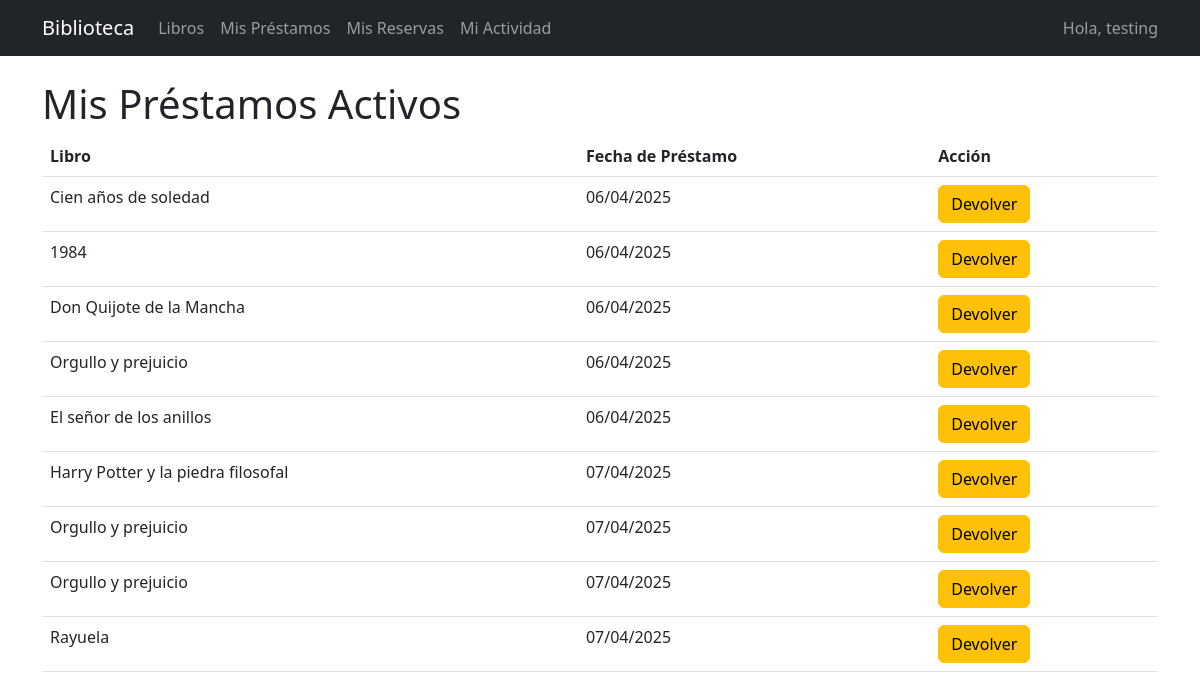
The page /my-loans/ (signed in) on the database its author committed.
### library/models.py (models this page shows, shortened)
class Loan(models.Model):
    book = models.ForeignKey(Book, on_delete=models.CASCADE)
    member = models.ForeignKey(Member, on_delete=models.CASCADE)
    loan_date = models.DateTimeField(auto_now_add=True)
    return_date = models.DateTimeField(null=True, blank=True)
    next_loan = models.ForeignKey('self', on_delete=models.SET_NULL, null=True, blank=True)
    class Meta:
        ordering = ['loan_date']

class Book(models.Model):
    title = models.CharField(max_length=200)
    author = models.CharField(max_length=100)
    isbn = models.CharField(max_length=13, unique=True)
    publication_date = models.DateField()
    category = models.CharField(max_length=50)
    total_copies = models.PositiveIntegerField(default=1)
    available_copies = models.PositiveIntegerField(default=1)

### library/views.py (the view)
# urls.py: path('my-loans/', views.my_loans, name='my_loans'),
@login_required
def my_loans(request):
    member = Member.objects.get(user=request.user)
    active_loans = Loan.objects.filter(
        member=member,
        return_date__isnull=True
    )
    return render(request, 'library/my_loans.html', {'loans': active_loans})

### templates/library/my_loans.html
{% extends 'library/base.html' %}
{% block content %}
<h1>Mis Préstamos Activos</h1>
<table class="table">
    <thead>
        <tr>
            <th>Libro</th>
            <th>Fecha de Préstamo</th>
            <th>Acción</th>
        </tr>
    </thead>
    <tbody>
        {% for loan in loans %}
        <tr>
            <td>{{ loan.book.title }}</td>
            <td>{{ loan.loan_date|date:"d/m/Y" }}</td>
            <td>
                <a href="{% url 'return_book' loan.id %}" class="btn btn-warning">Devolver</a>
            </td>
        </tr>
        {% empty %}
        <tr>
            <td colspan="3">No tienes préstamos activos</td>
        </tr>
        {% endfor %}
    </tbody>
</table>
{% endblock %}

### templates/library/base.html (shortened to what this page needs)
<!DOCTYPE html>
<html lang="es">
<head>
    <link href="https://cdn.jsdelivr.net/npm/bootstrap@5.3.0/dist/css/bootstrap.min.css" rel="stylesheet">
</head>
<body>
    <nav class="navbar navbar-expand-lg navbar-dark bg-dark">
        <div class="container">
            <a class="navbar-brand" href="#">Biblioteca</a>
            <div class="collapse navbar-collapse">
                <ul class="navbar-nav me-auto">
                    <li class="nav-item">
                        <a class="nav-link" href="{% url 'book_list' %}">Libros</a>
                    </li>
                    <li class="nav-item">
                        <a class="nav-link" href="{% url 'my_loans' %}">Mis Préstamos</a>
                    </li>
                    <li class="nav-item">
                        <a class="nav-link" href="{% url 'my_reservations' %}">Mis Reservas</a>
                    </li>
                    <li class="nav-item">
                        <a class="nav-link" href="{% url 'activity_log' %}">Mi Actividad</a>
                    </li>
                </ul>
                <span class="navbar-text">
                    Hola, {{ request.user.get_full_name|default:request.user.username }}
                </span>
            </div>
        </div>
    </nav>
    <div class="container mt-4">
        {% block content %}
        {% endblock %}
    </div>
</body>
</html>

### rows shown on the page
Loan: book "Cien años de soledad", loan_date "06/04/2025"
Loan: book "1984", loan_date "06/04/2025"
Loan: book "Don Quijote de la Mancha", loan_date "06/04/2025"
Loan: book "Orgullo y prejuicio", loan_date "06/04/2025"
Loan: book "El señor de los anillos", loan_date "06/04/2025"
Loan: book "Harry Potter y la piedra filosofal", loan_date "07/04/2025"
Loan: book "Orgullo y prejuicio", loan_date "07/04/2025"
Loan: book "Orgullo y prejuicio", loan_date "07/04/2025"
Loan: book "Rayuela", loan_date "07/04/2025"

### other values the page prints
{{ request.user.get_full_name|default:request.user.username }} "testing"
